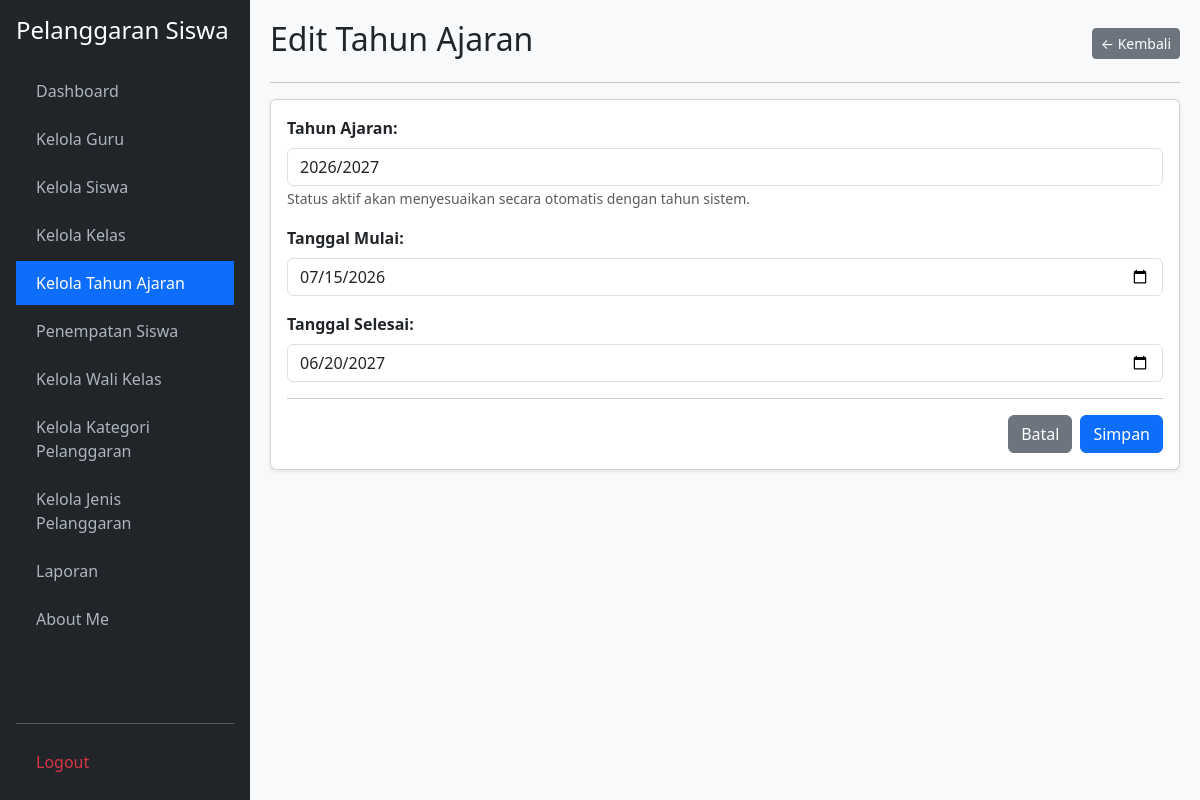
The page /kelola_tahun_ajaran.php?edit=2 (signed in) on the database as committed earlier.
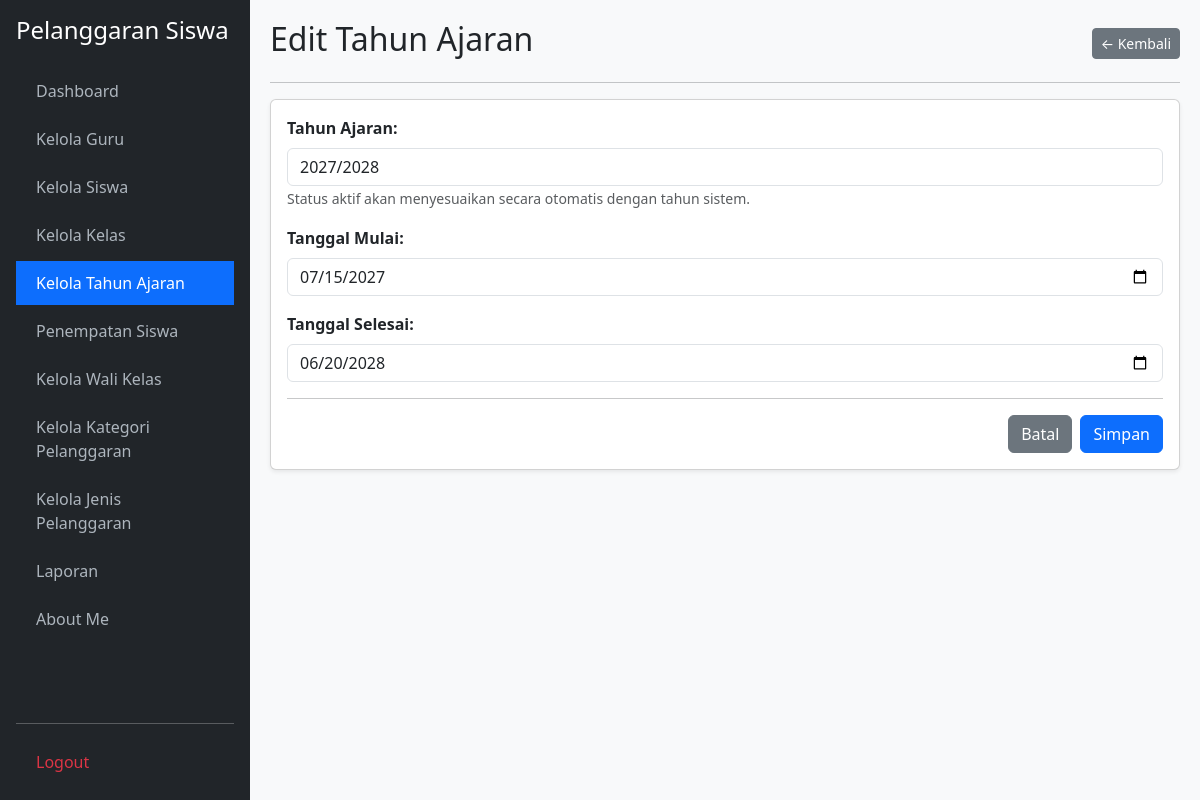
The same page on the database as committed later.
### tables this page shows
CREATE TABLE `t_tahun_ajaran` (
  `id` int(11) NOT NULL,
  `nama` varchar(20) NOT NULL,
  `tanggal_mulai` date DEFAULT NULL,
  `tanggal_selesai` date DEFAULT NULL,
  `status_aktif` tinyint(1) DEFAULT 1,
  `created_at` timestamp NULL DEFAULT NULL,
  `updated_at` timestamp NULL DEFAULT NULL
);

### kelola_tahun_ajaran.php (the view, shortened to what this page needs)
<?php
require_once 'koneksi.php';
$aksi = $_GET['aksi'] ?? '';
$edit_id = $_GET['edit'] ?? '';
$edit = $edit_id ? mysqli_fetch_assoc(mysqli_query($koneksi, "SELECT * FROM t_tahun_ajaran WHERE id='$edit_id'")) : null;
?>
<!DOCTYPE html>
<html lang="id">
<head>
    <link href="https://cdn.jsdelivr.net/npm/bootstrap@5.3.2/dist/css/bootstrap.min.css" rel="stylesheet">
</head>
<body>
    <div class="sidebar d-flex flex-column p-3">
        <h4 class="text-white mb-4">Pelanggaran Siswa</h4>
        <ul class="nav nav-pills flex-column mb-auto">
            <li class="nav-item mb-1"><a href="dashboard.php">Dashboard</a></li>
            <li class="nav-item mb-1"><a href="kelola_guru.php">Kelola Guru</a></li>
            <li class="nav-item mb-1"><a href="kelola_siswa.php">Kelola Siswa</a></li>
            <li class="nav-item mb-1"><a href="kelola_kelas.php">Kelola Kelas</a></li>
            <li class="nav-item mb-1"><a href="kelola_tahun_ajaran.php" class="active" >Kelola Tahun Ajaran</a></li>
            <li class="nav-item mb-1"><a href="penempatan_siswa.php">Penempatan Siswa</a></li>
            <li class="nav-item mb-1"><a href="kelola_wali_kelas.php">Kelola Wali Kelas</a></li>
            <li class="nav-item mb-1"><a href="kelola_kategori_pelanggaran.php">Kelola Kategori Pelanggaran</a></li>
            <li class="nav-item mb-1"><a href="kelola_jenis_pelanggaran.php">Kelola Jenis Pelanggaran</a></li>
            <li class="nav-item mb-1"><a href="laporan.php">Laporan</a></li>
            <li class="nav-item mb-1"><a href="about_me.php">About Me</a></li>
        </ul>
        <hr><a href="logout.php" class="text-danger">Logout</a>
    </div>
    <div class="main-content">
        <?php if ($aksi === 'tambah' || $edit): ?>
            <div class="d-flex justify-content-between align-items-center mb-3">
                <h2><?= $edit ? 'Edit Tahun Ajaran' : 'Tambah Tahun Ajaran'; ?></h2>
                <a href="kelola_tahun_ajaran.php" class="btn btn-secondary btn-sm">&larr; Kembali</a>
            </div>
            <hr>
            <div class="card shadow-sm"><div class="card-body">
                <form method="POST">
                    <div class="mb-3">
                        <label class="form-label fw-bold">Tahun Ajaran:</label>
                        <input type="text" name="nama" class="form-control" value="<?= htmlspecialchars($edit['nama'] ?? ''); ?>" placeholder="Contoh: 2027/2028" required>
                        <small class="text-muted">Status aktif akan menyesuaikan secara otomatis dengan tahun sistem.</small>
                    </div>
                    <div class="mb-3">
                        <label class="form-label fw-bold">Tanggal Mulai:</label>
                        <input type="date" name="tanggal_mulai" class="form-control" value="<?= htmlspecialchars($edit['tanggal_mulai'] ?? ''); ?>" required>
                    </div>
                    <div class="mb-3">
                        <label class="form-label fw-bold">Tanggal Selesai:</label>
                        <input type="date" name="tanggal_selesai" class="form-control" value="<?= htmlspecialchars($edit['tanggal_selesai'] ?? ''); ?>" required>
                    </div>
                    <hr>
                    <div class="d-flex justify-content-end">
                        <a href="kelola_tahun_ajaran.php" class="btn btn-secondary me-2">Batal</a>
                        <button type="submit" name="simpan" class="btn btn-primary">Simpan</button>
                    </div>
                </form>
            </div></div>
        <?php endif; ?>
    </div>
</body>
</html>

Rows that differ between the two databases and show on the page:
changed t_tahun_ajaran: nama "2026/2027" → "2027/2028"; tanggal_mulai "07/15/2026" → "07/15/2027"; tanggal_selesai "06/20/2027" → "06/20/2028"
